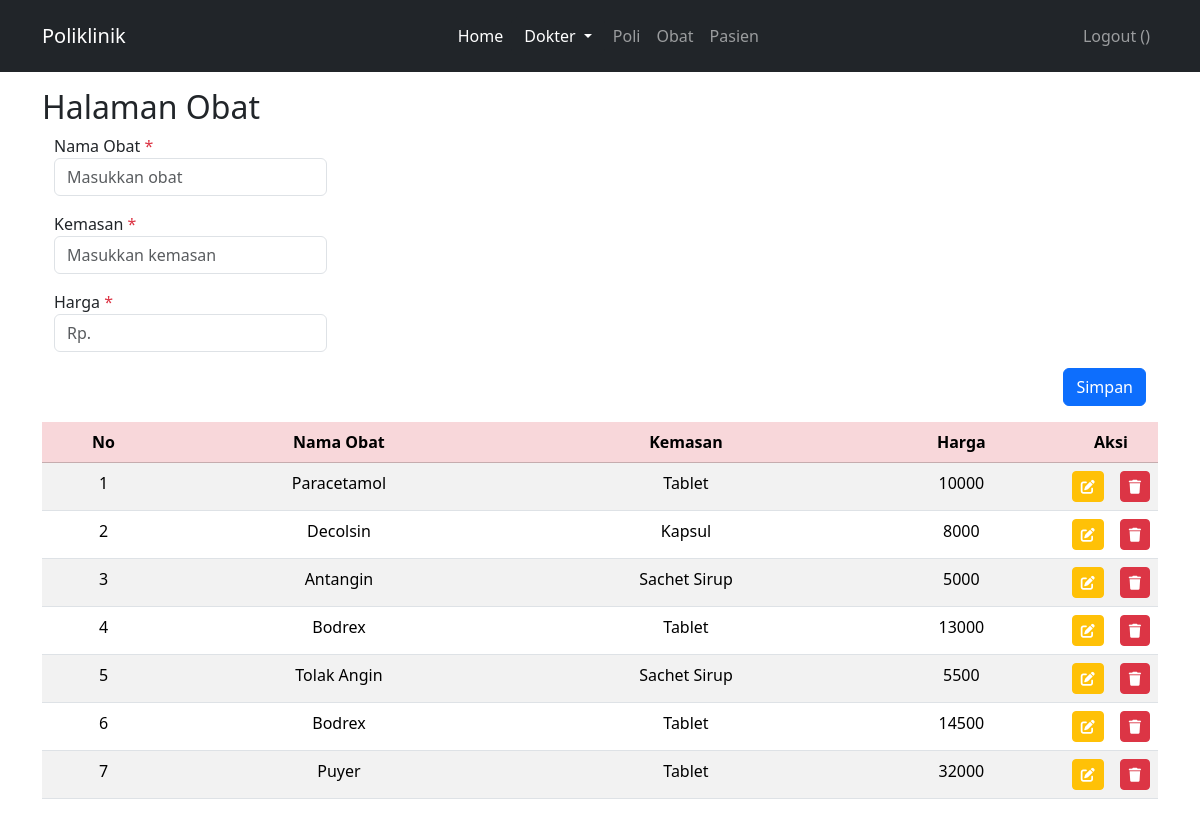
Page /index.php?page=obat (signed in) on the committed database.
### tables this page shows
CREATE TABLE `obat` (
  `id` int(10) UNSIGNED NOT NULL,
  `nama_obat` varchar(50) NOT NULL,
  `kemasan` varchar(35) NOT NULL,
  `harga` int(11) NOT NULL
);

### obat.php (the view, shortened to what this page needs)
<main id="obat-page">
    <div class="container" style="margin-top: 5.5rem;">
        <div class="row">
            <h2 class="ps-0">Halaman Obat</h2>
            <div class="container">
                <form action="" method="POST" onsubmit="return(validate());">
                    <?php
                    $nama_obat = '';
                    $kemasan = '';
                    $harga = '';
                    ?>
                    <div class="mb-3 w-25">
                        <label for="nama_obat">Nama Obat <span class="text-danger">*</span></label>
                        <input type="text" name="nama_obat" class="form-control" required placeholder="Masukkan obat" value="<?php echo $nama_obat ?>">
                    </div>
                    <div class="mb-3 w-25">
                        <label for="kemasan">Kemasan <span class="text-danger">*</span></label>
                        <input type="text" name="kemasan" class="form-control" required placeholder="Masukkan kemasan" value="<?php echo $kemasan ?>">
                    </div>
                    <div class="mb-3 w-25">
                        <label for="harga">Harga <span class="text-danger">*</span></label>
                        <input type="number" name="harga" class="form-control" required placeholder="Rp. " value="<?php echo $harga ?>">
                    </div>
                    <div class="d-flex justify-content-end mt-2">
                        <button type="submit" name="simpanData" class="btn btn-primary">Simpan</button>
                    </div>
                </form>
            </div>
            <div class="table-responsive mt-3 px-0">
                <table class="table table-striped text-center">
                    <thead class="table-danger">
                        <tr>
                            <th valign="middle">No</th>
                            <th valign="middle">Nama Obat</th>
                            <th valign="middle">Kemasan</th>
                            <th valign="middle">Harga</th>
                            <th valign="middle" style="width: 0.5%;" colspan="2">Aksi</th>
                        </tr>
                    </thead>
                    <tbody>
                        <?php
                        $result = mysqli_query($mysqli, "SELECT * FROM obat");
                        $no = 1;
                        while ($data = mysqli_fetch_array($result)) :
                        ?>
                            <tr>
                                <td><?php echo $no++ ?></td>
                                <td><?php echo $data['nama_obat'] ?></td>
                                <td><?php echo $data['kemasan'] ?></td>
                                <td><?php echo $data['harga'] ?></td>
                                <td>
                                    <a class="btn btn-sm btn-warning text-white" href="index.php?page=obat&id=<?php echo $data['id'] ?>">
                                        <i class="fa-solid fa-pen-to-square"></i>
                                    </a>
                                </td>
                                <td>
                                    <a href="index.php?page=obat&id=<?php echo $data['id'] ?>&aksi=hapus" class="btn btn-sm btn-danger text-white">
                                        <i class="fa-solid fa-trash"></i>
                                    </a>
                                </td>
                            </tr>
                        <?php endwhile; ?>
                    </tbody>
                </table>
            </div>
        </div>
    </div>
</main>

### rows in the picture
obat: nama_obat "Paracetamol", kemasan "Tablet", harga "10000"
obat: nama_obat "Decolsin", kemasan "Kapsul", harga "8000"
obat: nama_obat "Antangin", kemasan "Sachet Sirup", harga "5000"
obat: nama_obat "Bodrex", kemasan "Tablet", harga "13000"
obat: nama_obat "Tolak Angin", kemasan "Sachet Sirup", harga "5500"
obat: nama_obat "Bodrex", kemasan "Tablet", harga "14500"
obat: nama_obat "Puyer", kemasan "Tablet", harga "32000"
